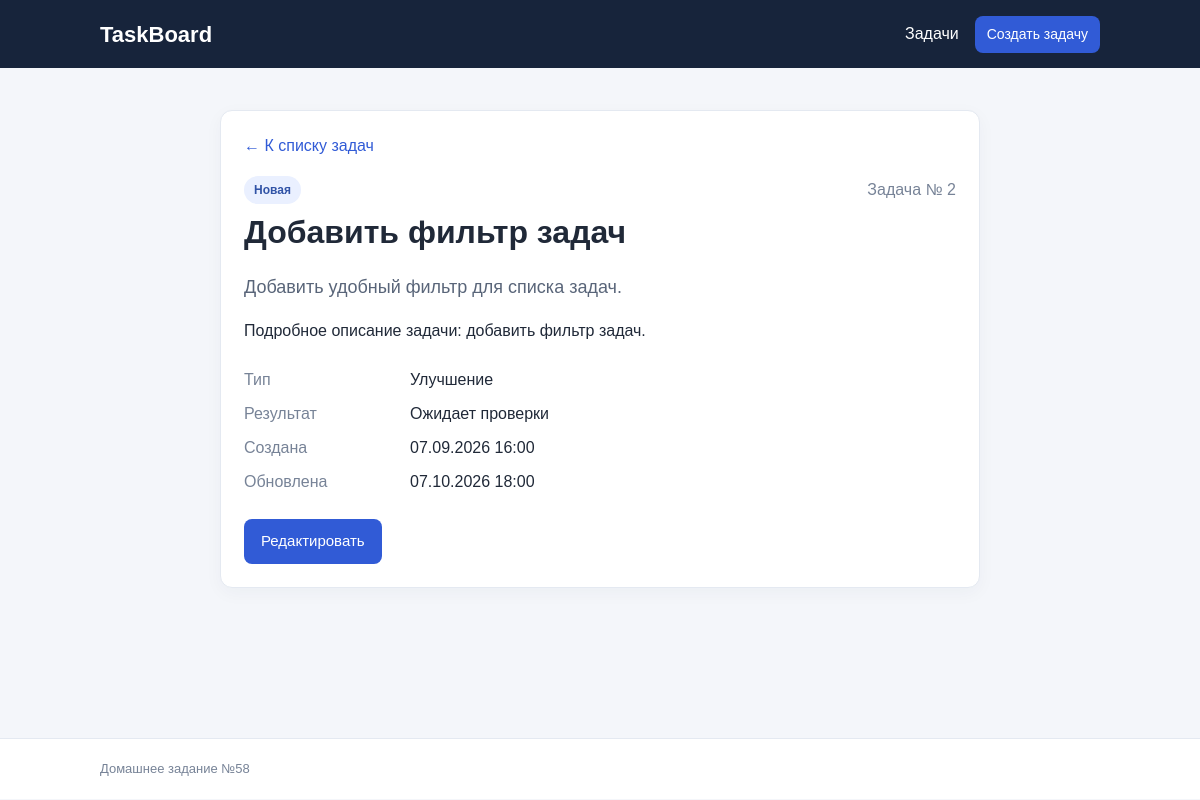
The app's page /tasks/2/ with its own data.
### tasks/models.py (models this page shows, shortened)
class Task(models.Model):
    class Status(models.TextChoices):
        NEW = "new", "Новая"
        IN_PROGRESS = "in_progress", "В работе"
        CLOSED = "closed", "Закрыта"
    title = models.CharField(
        "Название задачи",
        max_length=150,
        validators=[validate_title_min_length],
    )
    short_description = models.CharField(
        "Краткое описание",
        max_length=250,
        validators=[validate_short_description_min_length],
    )
    description = models.TextField("Описание", blank=True)
    status = models.CharField(
        "Статус",
        max_length=20,
        choices=Status.choices,
        default=Status.NEW,
    )
    task_type = models.ForeignKey(
        TaskType,
        on_delete=models.PROTECT,
        related_name="tasks",
        verbose_name="Тип задачи",
    )
    result = models.ForeignKey(
        TaskResult,
        on_delete=models.PROTECT,
        related_name="tasks",
        verbose_name="Результат",
    )
    created_at = models.DateTimeField("Создана", auto_now_add=True)
    updated_at = models.DateTimeField("Последнее обновление", auto_now=True)
    class Meta:
        verbose_name = "Задача"
        verbose_name_plural = "Задачи"
        ordering = ["-updated_at"]

class TaskType(models.Model):
    name = models.CharField("Название типа", max_length=100, unique=True)
    class Meta:
        verbose_name = "Тип задачи"
        verbose_name_plural = "Типы задач"
        ordering = ["name"]

class TaskResult(models.Model):
    name = models.CharField("Название результата", max_length=100, unique=True)
    class Meta:
        verbose_name = "Результат"
        verbose_name_plural = "Результаты"
        ordering = ["name"]

### tasks/views.py (the view)
# urls.py: path("tasks/<int:pk>/", TaskDetailView.as_view(), name="detail"),
class TaskDetailView(DetailView):
    model = Task
    template_name = "tasks/task_detail.html"
    context_object_name = "task"

### templates/tasks/task_detail.html (shortened to what this page needs)
{% extends "base.html" %}
{% block content %}
<div class="detail-card">
    <a class="back-link" href="{% url 'tasks:list' %}">← К списку задач</a>
    <div class="task-card-top">
        <span class="status status-{{ task.status }}">{{ task.get_status_display }}</span>
        <span class="muted">Задача № {{ task.pk }}</span>
    </div>
    <h1>{{ task.title }}</h1>
    <p class="lead">{{ task.short_description }}</p>
    {% if task.description %}<p>{{ task.description }}</p>{% endif %}
    <dl class="details">
        <dt>Тип</dt><dd>{{ task.task_type.name }}</dd>
        <dt>Результат</dt><dd>{{ task.result.name }}</dd>
        <dt>Создана</dt><dd>{{ task.created_at|date:"d.m.Y H:i" }}</dd>
        <dt>Обновлена</dt><dd>{{ task.updated_at|date:"d.m.Y H:i" }}</dd>
    </dl>
    <a class="button" href="{% url 'tasks:update' task.pk %}">Редактировать</a>
</div>
{% endblock %}

### templates/base.html (shortened to what this page needs)
{% load static %}
<!DOCTYPE html>
<html lang="ru">
<head>
    <link rel="stylesheet" href="{% static 'css/style.css' %}">
</head>
<body>
    <header class="header">
        <div class="container header-inner">
            <a class="logo" href="{% url 'tasks:list' %}">TaskBoard</a>
            <nav>
                <a href="{% url 'tasks:list' %}">Задачи</a>
                <a class="button button-small" href="{% url 'tasks:create' %}">Создать задачу</a>
            </nav>
        </div>
    </header>
    <main class="container main">
        {% block content %}{% endblock %}
    </main>
    <footer class="footer">
        <div class="container">Домашнее задание №58</div>
    </footer>
</body>
</html>

### static/css/style.css (style rules this page uses)
* { box-sizing: border-box; }
body { margin: 0; color: #202938; background: #f4f6fa; font-family: Arial, sans-serif; line-height: 1.5; }
a { color: #315bd6; text-decoration: none; }
.container { width: min(100% - 36px, 1000px); margin: 0 auto; }
.header { background: #17243b; color: white; }
.header-inner, .header nav, .page-heading, .task-card-top, .task-meta, .card-actions { display: flex; align-items: center; justify-content: space-between; gap: 16px; }
.header-inner { min-height: 68px; }
.header a { color: white; }
.logo { font-size: 22px; font-weight: 700; }
.header nav { justify-content: flex-end; }
.main { min-height: calc(100vh - 130px); padding-top: 42px; padding-bottom: 55px; }
h1 { margin: 4px 0 8px; font-size: 32px; }
.muted { color: #778397; }
.button { display: inline-block; border: 0; border-radius: 8px; padding: 11px 17px; color: white; background: #315bd6; font-size: 15px; cursor: pointer; }
.button-small { padding: 8px 12px; font-size: 14px; }
.task-card, .detail-card, .empty-state { padding: 23px; border: 1px solid #e4e9f1; border-radius: 12px; background: white; box-shadow: 0 5px 18px rgba(28, 44, 75, 0.04); }
.status { display: inline-block; border-radius: 20px; padding: 5px 10px; color: #34445d; background: #edf1f7; font-size: 12px; font-weight: 700; }
.status-new { color: #3153a6; background: #eaf0ff; }
.back-link { display: inline-block; margin-bottom: 18px; }
.detail-card { max-width: 760px; margin: 0 auto; }
.lead { color: #596579; font-size: 18px; }
.details { display: grid; grid-template-columns: 150px 1fr; gap: 10px 16px; margin: 25px 0; }
.details dt { color: #778397; }
.details dd { margin: 0; }
.footer { padding: 20px 0; color: #778397; background: white; border-top: 1px solid #e4e9f1; font-size: 13px; }

### records on screen
Task: status "Новая", pk "2", title "Добавить фильтр задач", short_description "Добавить удобный фильтр для списка задач.", description "Подробное описание задачи: добавить фильтр задач.", task_type.name "Улучшение", result.name "Ожидает проверки", created_at "07.09.2026 16:00", updated_at "07.10.2026 18:00"
